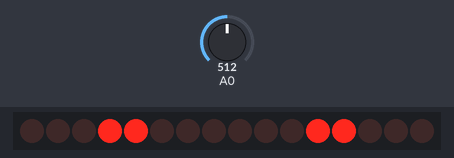
Recording of a sketch running on a simulated Arduino Uno, built with avr-gcc and run on an emulated ATmega328P. Parts: 16 shift-register outputs drawn as a row of LEDs (first output left, lit = HIGH). Wiring (inferred from the names in the program): 2 × shift register (74HC595): data pin 11; shift clock pin 10; latch pin 9. Wiring (inferred from the signals the program sends): row of LEDs: on Q0, Q1, Q2, Q3, Q4, Q5, Q6, Q7, Q8, Q9, Q10, Q11, Q12, Q13, Q14, Q15. Inputs (shaded band) come from the test bench; at power-on: A0 = 512.

Above: at 1.2 s.
1.3 s: A0 set to 306
At 1.31 s:
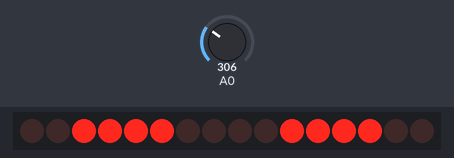
2.8 s: A0 set to 716
At 2.81 s:
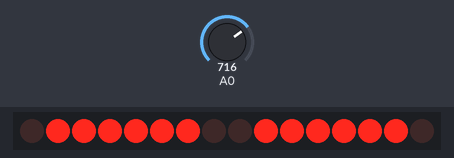
4.3 s: A0 set to 122
At 4.31 s:
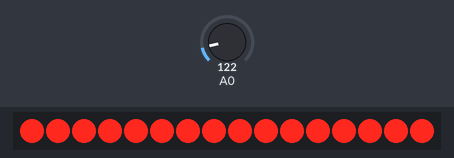
Timing chart, 0 to 7.3 s (numbered marks = the images above; inputs shaded):
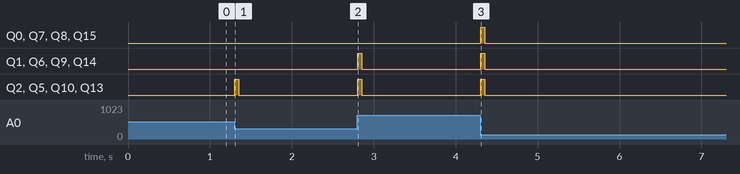

The sketch:

Er8.ino
```cpp
//Project :
//Author : Joshua Dolgin
//Date  : YYYY/MM//DD
//Status :
//Reference :
const int sampleWindow = 50; // Sample window width in mS (50 mS = 20Hz)
unsigned int sample;
uint8_t data = 11;        // DA: SER IN (Serial Input)
uint8_t clk = 10;         // CK: SRCK (Shift Register cloCK)
uint8_t latch = 9;       // LA: RCK (Register Clock)
uint8_t colData [] = {0x18, 0x3C, 0x7E, 0xFF}; // with both colData and rowData = 0x01,
uint8_t rowData [] = {0x18, 0x3C, 0x7E, 0xFF}; //...only the top left LED should light up


void setup() {
  // put your setup code here, to run once:
  Serial.begin(9600);
  while (!Serial);
  pinMode(data, OUTPUT);      //
  pinMode(clk, OUTPUT);       //
  pinMode(latch, OUTPUT);
}

void loop() {
  // put your main code here, to run repeatedly:
  unsigned long startMillis = millis(); // Start of sound sample window
  unsigned int soundLevel = 0;   // soundLevel value (volume)

  unsigned int signalMax = 0;
  unsigned int signalMin = 1024;

  // collect data for 50 mS
  while (millis() - startMillis < sampleWindow)//
  {
    sample = analogRead(A0);//Read volts on analog pin 0, out pin of the mic
    if (sample < 1024)  //If sound sample is less than the minimum value
    {
      if (sample > signalMax) //If sound sample is greater than the maximum value
      {
        signalMax = sample;  // Save just the max levels
      }
      else if (sample < signalMin) // Or if the sound level is greater than the minimum value
      {
        signalMin = sample;  // Save just the min levels
      }
    }
  }
  soundLevel = signalMax - signalMin; // Max value- min value = soundLevel
  double volts = (soundLevel * 5.0) / 1024;  // Convert to volts
  volts = volts * 10;//Get values from 0.2 volts - 2.4 volts, to values from 2 volts - 24 volts
  volts = constrain(volts, 2, 24);//Constrain volt values between 2 - 24
  //  uint16_t soundLevel = analogRead(A0);
  //  double volts = (soundLevel * 5.0)/ 1024;
  //  volts = constrain(volts, 0.8, 2.0);
  volts = map(volts, 2, 24, 1, 4);

  for (uint8_t j = 0; j < volts; j++) {
    digitalWrite(latch, LOW);
    shiftOut(data, clk, LSBFIRST, colData[j]);
    shiftOut(data, clk, LSBFIRST, rowData[j]);
  }
  digitalWrite(latch, HIGH);
}
```

Measured:
- after the input at 1.3 s, Q2, Q5, Q10, Q13: LOW → HIGH at once, → LOW 0.05 s later
- after the input at 2.8 s, Q1, Q2, Q5, Q6, Q9, Q10, Q13, Q14: LOW → HIGH at once, → LOW 0.05 s later
- after the input at 4.3 s, Q0–2, Q5–10, Q13–15: LOW → HIGH at once, → LOW 0.05 s later
